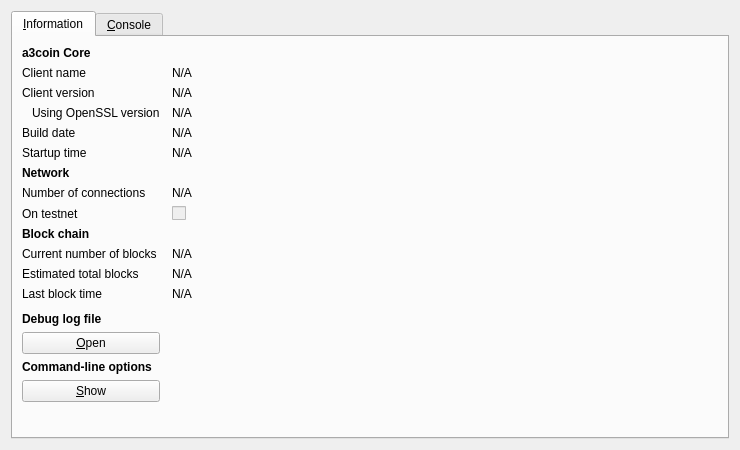
<?xml version="1.0" encoding="UTF-8"?>
<ui version="4.0">
 <class>RPCConsole</class>
 <widget class="QDialog" name="RPCConsole">
  <property name="geometry">
   <rect>
    <x>0</x>
    <y>0</y>
    <width>740</width>
    <height>450</height>
   </rect>
  </property>
  <property name="windowTitle">
   <string>a3coin - Debug window</string>
  </property>
  <layout class="QVBoxLayout" name="verticalLayout_2">
   <item>
    <widget class="QTabWidget" name="tabWidget">
     <property name="currentIndex">
      <number>0</number>
     </property>
     <widget class="QWidget" name="tab_info">
      <attribute name="title">
       <string>&amp;Information</string>
      </attribute>
      <layout class="QGridLayout" name="gridLayout" columnstretch="0,1">
       <property name="horizontalSpacing">
        <number>12</number>
       </property>
       <item row="0" column="0">
        <widget class="QLabel" name="label_9">
         <property name="font">
          <font>
           <weight>75</weight>
           <bold>true</bold>
          </font>
         </property>
         <property name="text">
          <string>a3coin Core</string>
         </property>
        </widget>
       </item>
       <item row="1" column="0">
        <widget class="QLabel" name="label_5">
         <property name="text">
          <string>Client name</string>
         </property>
        </widget>
       </item>
       <item row="1" column="1">
        <widget class="QLabel" name="clientName">
         <property name="cursor">
          <cursorShape>IBeamCursor</cursorShape>
         </property>
         <property name="text">
          <string>N/A</string>
         </property>
         <property name="textFormat">
          <enum>Qt::PlainText</enum>
         </property>
         <property name="textInteractionFlags">
          <set>Qt::LinksAccessibleByMouse|Qt::TextSelectableByKeyboard|Qt::TextSelectableByMouse</set>
         </property>
        </widget>
       </item>
       <item row="2" column="0">
        <widget class="QLabel" name="label_6">
         <property name="text">
          <string>Client version</string>
         </property>
        </widget>
       </item>
       <item row="2" column="1">
        <widget class="QLabel" name="clientVersion">
         <property name="cursor">
          <cursorShape>IBeamCursor</cursorShape>
         </property>
         <property name="text">
          <string>N/A</string>
         </property>
         <property name="textFormat">
          <enum>Qt::PlainText</enum>
         </property>
         <property name="textInteractionFlags">
          <set>Qt::LinksAccessibleByMouse|Qt::TextSelectableByKeyboard|Qt::TextSelectableByMouse</set>
         </property>
        </widget>
       </item>
       <item row="3" column="0">
        <widget class="QLabel" name="label_14">
         <property name="text">
          <string>Using OpenSSL version</string>
         </property>
         <property name="indent">
          <number>10</number>
         </property>
        </widget>
       </item>
       <item row="3" column="1">
        <widget class="QLabel" name="openSSLVersion">
         <property name="cursor">
          <cursorShape>IBeamCursor</cursorShape>
         </property>
         <property name="text">
          <string>N/A</string>
         </property>
         <property name="textFormat">
          <enum>Qt::PlainText</enum>
         </property>
         <property name="textInteractionFlags">
          <set>Qt::LinksAccessibleByMouse|Qt::TextSelectableByKeyboard|Qt::TextSelectableByMouse</set>
         </property>
        </widget>
       </item>
       <item row="4" column="0">
        <widget class="QLabel" name="label_12">
         <property name="text">
          <string>Build date</string>
         </property>
        </widget>
       </item>
       <item row="4" column="1">
        <widget class="QLabel" name="buildDate">
         <property name="cursor">
          <cursorShape>IBeamCursor</cursorShape>
         </property>
         <property name="text">
          <string>N/A</string>
         </property>
         <property name="textFormat">
          <enum>Qt::PlainText</enum>
         </property>
         <property name="textInteractionFlags">
          <set>Qt::LinksAccessibleByMouse|Qt::TextSelectableByKeyboard|Qt::TextSelectableByMouse</set>
         </property>
        </widget>
       </item>
       <item row="5" column="0">
        <widget class="QLabel" name="label_13">
         <property name="text">
          <string>Startup time</string>
         </property>
        </widget>
       </item>
       <item row="5" column="1">
        <widget class="QLabel" name="startupTime">
         <property name="cursor">
          <cursorShape>IBeamCursor</cursorShape>
         </property>
         <property name="text">
          <string>N/A</string>
         </property>
         <property name="textFormat">
          <enum>Qt::PlainText</enum>
         </property>
         <property name="textInteractionFlags">
          <set>Qt::LinksAccessibleByMouse|Qt::TextSelectableByKeyboard|Qt::TextSelectableByMouse</set>
         </property>
        </widget>
       </item>
       <item row="6" column="0">
        <widget class="QLabel" name="label_11">
         <property name="font">
          <font>
           <weight>75</weight>
           <bold>true</bold>
          </font>
         </property>
         <property name="text">
          <string>Network</string>
         </property>
        </widget>
       </item>
       <item row="7" column="0">
        <widget class="QLabel" name="label_7">
         <property name="text">
          <string>Number of connections</string>
         </property>
        </widget>
       </item>
       <item row="7" column="1">
        <widget class="QLabel" name="numberOfConnections">
         <property name="cursor">
          <cursorShape>IBeamCursor</cursorShape>
         </property>
         <property name="text">
          <string>N/A</string>
         </property>
         <property name="textFormat">
          <enum>Qt::PlainText</enum>
         </property>
         <property name="textInteractionFlags">
          <set>Qt::LinksAccessibleByMouse|Qt::TextSelectableByKeyboard|Qt::TextSelectableByMouse</set>
         </property>
        </widget>
       </item>
       <item row="8" column="0">
        <widget class="QLabel" name="label_8">
         <property name="text">
          <string>On testnet</string>
         </property>
        </widget>
       </item>
       <item row="8" column="1">
        <widget class="QCheckBox" name="isTestNet">
         <property name="enabled">
          <bool>false</bool>
         </property>
         <property name="text">
          <string/>
         </property>
        </widget>
       </item>
       <item row="9" column="0">
        <widget class="QLabel" name="label_10">
         <property name="font">
          <font>
           <weight>75</weight>
           <bold>true</bold>
          </font>
         </property>
         <property name="text">
          <string>Block chain</string>
         </property>
        </widget>
       </item>
       <item row="10" column="0">
        <widget class="QLabel" name="label_3">
         <property name="text">
          <string>Current number of blocks</string>
         </property>
        </widget>
       </item>
       <item row="10" column="1">
        <widget class="QLabel" name="numberOfBlocks">
         <property name="cursor">
          <cursorShape>IBeamCursor</cursorShape>
         </property>
         <property name="text">
          <string>N/A</string>
         </property>
         <property name="textFormat">
          <enum>Qt::PlainText</enum>
         </property>
         <property name="textInteractionFlags">
          <set>Qt::LinksAccessibleByMouse|Qt::TextSelectableByKeyboard|Qt::TextSelectableByMouse</set>
         </property>
        </widget>
       </item>
       <item row="11" column="0">
        <widget class="QLabel" name="label_4">
         <property name="text">
          <string>Estimated total blocks</string>
         </property>
        </widget>
       </item>
       <item row="11" column="1">
        <widget class="QLabel" name="totalBlocks">
         <property name="cursor">
          <cursorShape>IBeamCursor</cursorShape>
         </property>
         <property name="text">
          <string>N/A</string>
         </property>
         <property name="textFormat">
          <enum>Qt::PlainText</enum>
         </property>
         <property name="textInteractionFlags">
          <set>Qt::LinksAccessibleByMouse|Qt::TextSelectableByKeyboard|Qt::TextSelectableByMouse</set>
         </property>
        </widget>
       </item>
       <item row="12" column="0">
        <widget class="QLabel" name="label_2">
         <property name="text">
          <string>Last block time</string>
         </property>
        </widget>
       </item>
       <item row="12" column="1">
        <widget class="QLabel" name="lastBlockTime">
         <property name="cursor">
          <cursorShape>IBeamCursor</cursorShape>
         </property>
         <property name="text">
          <string>N/A</string>
         </property>
         <property name="textFormat">
          <enum>Qt::PlainText</enum>
         </property>
         <property name="textInteractionFlags">
          <set>Qt::LinksAccessibleByMouse|Qt::TextSelectableByKeyboard|Qt::TextSelectableByMouse</set>
         </property>
        </widget>
       </item>
       <item row="13" column="0">
        <spacer name="verticalSpacer_2">
         <property name="orientation">
          <enum>Qt::Vertical</enum>
         </property>
         <property name="sizeHint" stdset="0">
          <size>
           <width>20</width>
           <height>20</height>
          </size>
         </property>
        </spacer>
       </item>
       <item row="14" column="0">
        <widget class="QLabel" name="labelDebugLogfile">
         <property name="font">
          <font>
           <weight>75</weight>
           <bold>true</bold>
          </font>
         </property>
         <property name="text">
          <string>Debug log file</string>
         </property>
        </widget>
       </item>
       <item row="15" column="0">
        <widget class="QPushButton" name="openDebugLogfileButton">
         <property name="toolTip">
          <string>Open the a3coin debug log file from the current data directory. This can take a few seconds for large log files.</string>
         </property>
         <property name="text">
          <string>&amp;Open</string>
         </property>
         <property name="autoDefault">
          <bool>false</bool>
         </property>
        </widget>
       </item>
       <item row="16" column="0">
        <widget class="QLabel" name="labelCLOptions">
         <property name="font">
          <font>
           <weight>75</weight>
           <bold>true</bold>
          </font>
         </property>
         <property name="text">
          <string>Command-line options</string>
         </property>
        </widget>
       </item>
       <item row="17" column="0">
        <widget class="QPushButton" name="showCLOptionsButton">
         <property name="toolTip">
          <string>Show the a3coin-Qt help message to get a list with possible a3coin command-line options.</string>
         </property>
         <property name="text">
          <string>&amp;Show</string>
         </property>
         <property name="autoDefault">
          <bool>false</bool>
         </property>
        </widget>
       </item>
       <item row="18" column="0">
        <spacer name="verticalSpacer">
         <property name="orientation">
          <enum>Qt::Vertical</enum>
         </property>
         <property name="sizeHint" stdset="0">
          <size>
           <width>20</width>
           <height>40</height>
          </size>
         </property>
        </spacer>
       </item>
      </layout>
     </widget>
     <widget class="QWidget" name="tab_console">
      <attribute name="title">
       <string>&amp;Console</string>
      </attribute>
      <layout class="QVBoxLayout" name="verticalLayout_3">
       <property name="spacing">
        <number>3</number>
       </property>
       <item>
        <widget class="QTextEdit" name="messagesWidget">
         <property name="minimumSize">
          <size>
           <width>0</width>
           <height>100</height>
          </size>
         </property>
         <property name="readOnly">
          <bool>true</bool>
         </property>
         <property name="tabKeyNavigation" stdset="0">
          <bool>false</bool>
         </property>
         <property name="columnCount" stdset="0">
          <number>2</number>
         </property>
        </widget>
       </item>
       <item>
        <layout class="QHBoxLayout" name="horizontalLayout">
         <property name="spacing">
          <number>3</number>
         </property>
         <item>
          <widget class="QLabel" name="label">
           <property name="text">
            <string notr="true">&gt;</string>
           </property>
          </widget>
         </item>
         <item>
          <widget class="QLineEdit" name="lineEdit"/>
         </item>
         <item>
          <widget class="QPushButton" name="clearButton">
           <property name="maximumSize">
            <size>
             <width>24</width>
             <height>24</height>
            </size>
           </property>
           <property name="toolTip">
            <string>Clear console</string>
           </property>
           <property name="text">
            <string/>
           </property>
           <property name="icon">
            <iconset resource="../bitcoin.qrc">
             <normaloff>:/icons/remove</normaloff>:/icons/remove</iconset>
           </property>
           <property name="shortcut">
            <string notr="true">Ctrl+L</string>
           </property>
           <property name="autoDefault">
            <bool>false</bool>
           </property>
          </widget>
         </item>
        </layout>
       </item>
      </layout>
     </widget>
    </widget>
   </item>
  </layout>
 </widget>
 <resources>
  <include location="../bitcoin.qrc"/>
 </resources>
 <connections/>
</ui>
